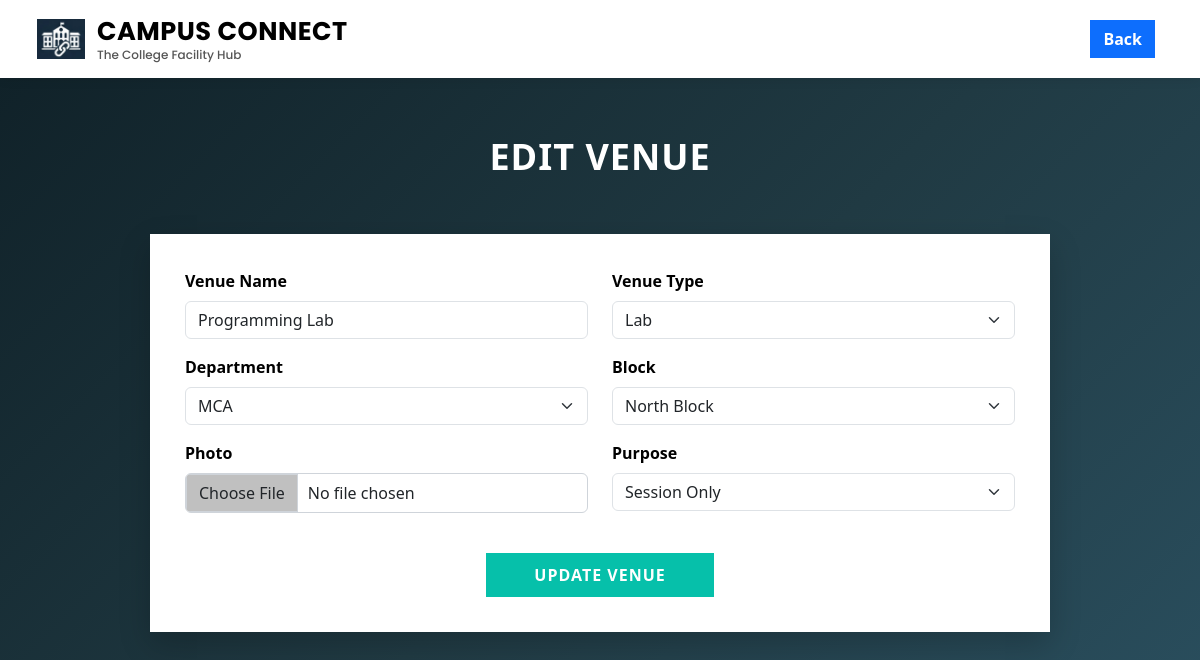
/admin/edit_venue/7 (signed in), run on an earlier commit of the app's database.
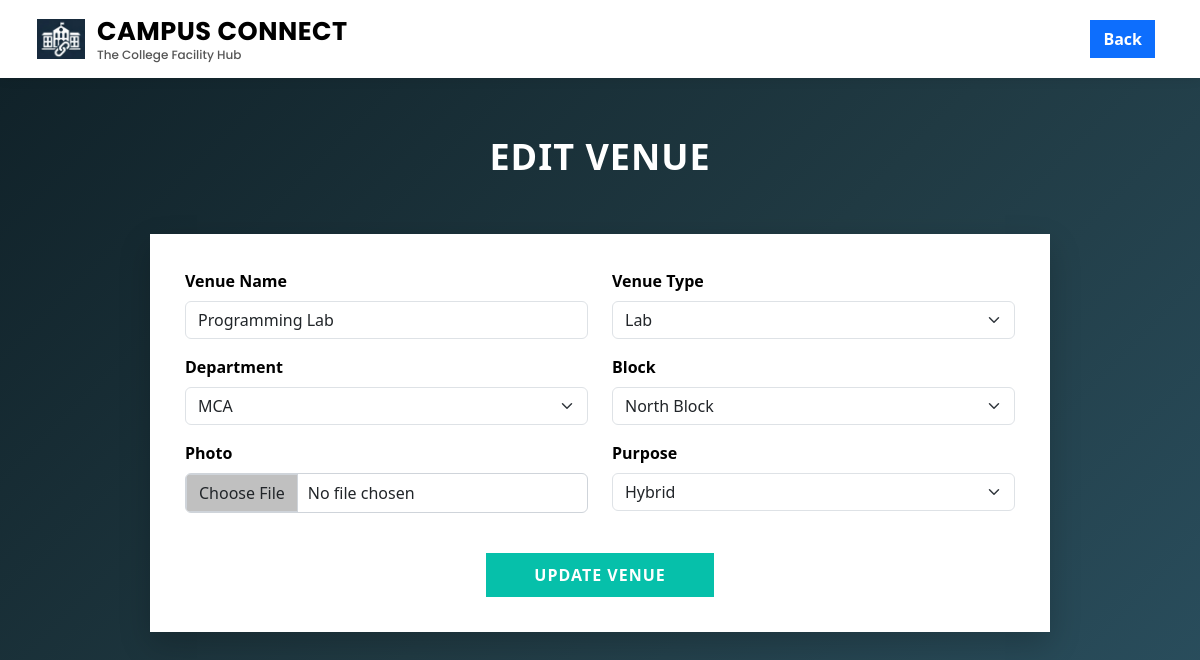
And on a later commit of the database.
### tables this page shows
CREATE TABLE venues (
        venue_id INTEGER PRIMARY KEY AUTOINCREMENT,
        name TEXT NOT NULL,
        type TEXT NOT NULL,
        department TEXT NOT NULL,
        block TEXT NOT NULL,
        photo TEXT,
        purpose TEXT NOT NULL,
        created_at TIMESTAMP DEFAULT CURRENT_TIMESTAMP
    );

### app.py (the view, shortened to what this page needs)
@app.route("/admin/edit_venue/<int:venue_id>", methods=["GET", "POST"])
def admin_edit_venue(venue_id):
    if 'user_id' not in session or session['role'] != 'admin':
        return redirect('/login')
    conn = get_connection()
    cursor = conn.cursor()
    cursor.execute("SELECT * FROM venues WHERE venue_id = ?", (venue_id,))
    venue = cursor.fetchone()
    conn.close()
    return render_template("admin_edit_venue.html", venue=venue)

### app.py (called while the page is built)
def get_connection():
    conn = sqlite3.connect("campus_connect.db")
    conn.row_factory = sqlite3.Row
    conn.execute("PRAGMA foreign_keys = ON")  # 🔥 ensure cascade always works
    return conn

### templates/admin_edit_venue.html (shortened to what this page needs)
<!DOCTYPE html>
<html lang="en">
<head>
    <link href="https://cdn.jsdelivr.net/npm/bootstrap@5.3.2/dist/css/bootstrap.min.css" rel="stylesheet">
    <link rel="stylesheet" href="{{ url_for('static', filename='css/style.css') }}">
</head>
<body>
<nav class="navbar navbar-expand-lg navbar-light custom-navbar fixed-top">
    <div class="container-fluid">
        <div class="navbar-brand d-flex align-items-center">
            <img src="{{ url_for('static', filename='images/logo.png') }}" class="logo-img">
            <div class="brand-text">
                <span class="brand-title">CAMPUS CONNECT</span>
                <span class="brand-tagline">The College Facility Hub</span>
            </div>
        </div>
        <div class="ms-auto">
            <a href="{{ url_for('admin_view_venues') }}" class="btn btn-primary me-2"><b>Back</b></a>
        </div>
    </div>
</nav>
<div class="dashboard-title">
    <b>EDIT VENUE</b>
</div>
<div class="container d-flex justify-content-center">
    <div class="register-box">
        <form method="POST" enctype="multipart/form-data">
            <div class="row">
                <div class="col-md-6 mb-3">
                    <label class="form-label fw-semibold">Venue Name</label>
                    <input type="text" name="name" class="form-control"
                           value="{{ venue.name }}" required>
                </div>
                <div class="col-md-6 mb-3">
                    <label class="form-label fw-semibold">Venue Type</label>
                    <select name="type" class="form-select" required>
                        <option {% if venue.type=='Lab' %}selected{% endif %}>Lab</option>
                    </select>
                </div>
                <div class="col-md-6 mb-3">
                    <label class="form-label fw-semibold">Department</label>
                    <select name="department" class="form-select" required>
                        <option {% if venue.department=='MCA' %}selected{% endif %}>MCA</option>
                    </select>
                </div>
                <div class="col-md-6 mb-3">
                    <label class="form-label fw-semibold">Block</label>
                    <select name="block" class="form-select" required>
                        <option {% if venue.block=='North Block' %}selected{% endif %}>North Block</option>
                    </select>
                </div>
                <div class="col-md-6 mb-3">
                    <label class="form-label fw-semibold">Photo</label>
                    <input type="file" name="photo" id="photoInput" class="form-control">
                </div>
                <div class="col-md-6 mb-3">
                    <label class="form-label fw-semibold">Purpose</label>
                    <select name="purpose" class="form-select" required>
                        <option {% if venue.purpose=='Session Only' %}selected{% endif %}>Session Only</option>
                        <option {% if venue.purpose=='Hybrid' %}selected{% endif %}>Hybrid</option>
                    </select>
                </div>
            </div>
            <div class="text-center mt-4">
                <button type="submit" class="btn btn-login-primary px-5">
                    UPDATE VENUE
                </button>
            </div>
        </form>
    </div>
</div>
</body>
</html>

What changed in the data, as far as the page shows it:
changed venues "Programming Lab": purpose "Session Only" → "Hybrid"
